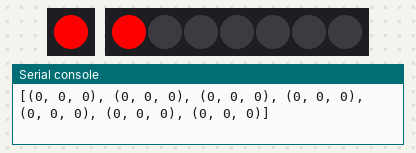
Bench run of a program on a simulated CircuitPython board. Parts: 1 RGB LEDs in strip order, left to right, 7 RGB LEDs in strip order, left to right, the last lines printed to the serial console.

Above: at 0.1 s.
At 1.1 s:
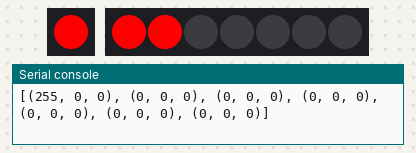
At 2.1 s:
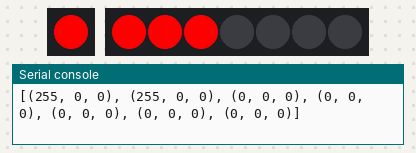
At 3.1 s:
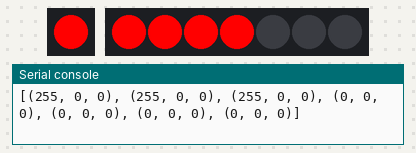
At 4.1 s:
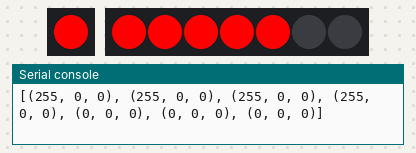
At 6.1 s:
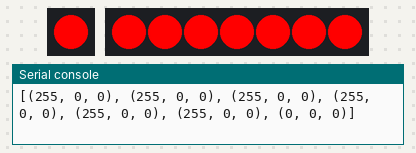

The program:

main.py
```python
from math import floor
from time import sleep
import board
import adafruit_dotstar
import neopixel

# onboard LED
led = adafruit_dotstar.DotStar(board.APA102_SCK, board.APA102_MOSI, 1)

# neopixels
pixel_pin = board.A4
num_pixels = 7
pixels = neopixel.NeoPixel(pixel_pin, num_pixels, brightness=1, auto_write=False)

RED = (255, 0, 0)
ORANGE = (255, 50, 0)
YELLOW = (255, 255, 0)
GREEN = (0, 255, 0)
BLUE = (0, 0, 255)
PURPLE = (255, 0, 255)
WHITE = (255, 255, 255)
BLACK = (0, 0, 0)

colors = {
    0: RED,
    1: ORANGE,
    2: YELLOW,
    3: GREEN,
    4: BLUE,
    5: PURPLE,
    6: WHITE,
    7: BLACK
}

colorCount = 7

ds = 0
pxl = 0
while True:

    # this is the little neopixel on the board
    led[0] = colors.get(ds)
    print(pixels)

    for y in range(num_pixels):
        pixels[pxl] = colors.get(ds)

    pxl = pxl + 1
    if (pxl >= num_pixels ):
        pxl = 0

    #ds = ds + 1
    if (ds > colorCount ):
        ds = 0

    pixels.show()

    # Increase or decrease to change the speed of the solid color change.
    sleep(1)
```

Measured:
- what the display in image 1 shows lasts 1.0 s, from 1.0 s to 2.0 s
